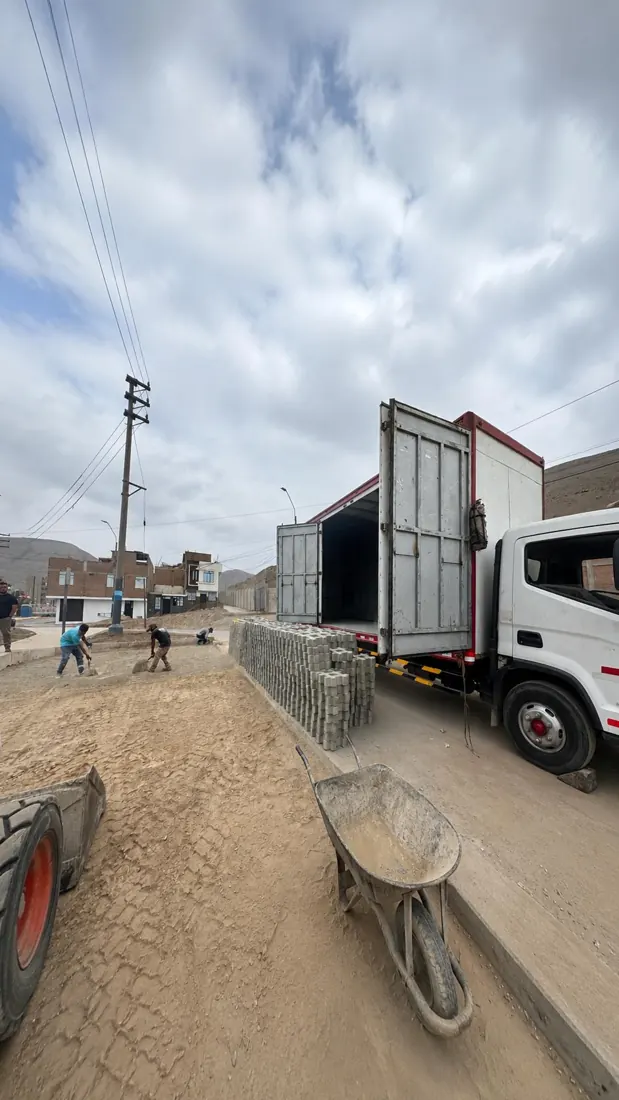
#> input picture assets/images/block-grass-entregas/entrega-5to-sector-thumb.webp, 619 x 1100 px
$ python create_partner_monochrome.py ../assets/images/block-grass-entregas/entrega-5to-sector-thumb.webp out.png
#> lines starting #> are read from the running program, lines starting #| are printed output that depends on the picture
from pathlib import Path
import sys

from PIL import Image


def main() -> None:
    if len(sys.argv) != 3:
        raise SystemExit("Usage: create_partner_monochrome.py INPUT OUTPUT")

    source = Path(sys.argv[1])
    destination = Path(sys.argv[2])
    image = Image.open(source).convert("RGBA")
    monochrome = Image.new("RGBA", image.size, "#39414c")
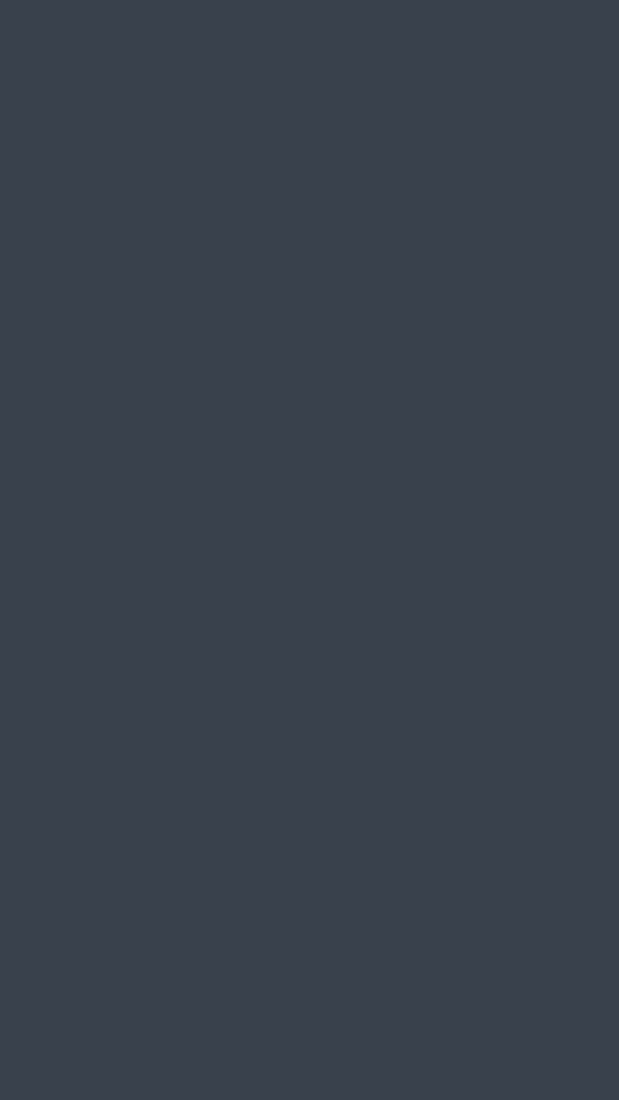
#> monochrome: PIL image 619x1100 RGBA; mean R, G, B, A 57, 65, 76, 255
    monochrome.putalpha(image.getchannel("A"))
    destination.parent.mkdir(parents=True, exist_ok=True)
    monochrome.save(destination, optimize=True)
    print(f"{destination}|{image.width}x{image.height}")
#| out.png|619x1100


if __name__ == "__main__":
    main()
